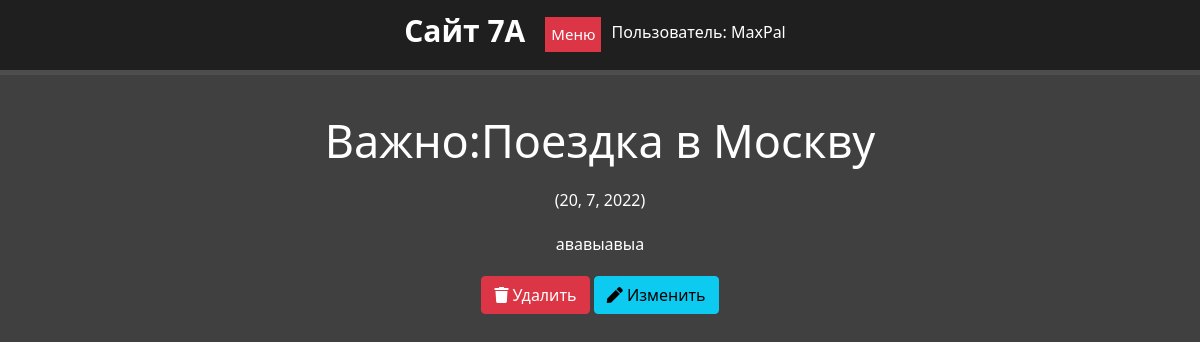
Screenshot of /news/18 (signed in) with the database file from the repository.
### news/models.py (models this page shows, shortened)
class Articles(models.Model):
    title = models.CharField('Название', max_length=50)
    anons = models.CharField('Анонс', max_length=250)
    full_text = models.TextField("Текст")
    date = models.CharField('Дата публикации', default=time, max_length=50)
    class Meta:
        verbose_name = "Новость"

### news/views.py (the view)
# urls.py: path('/<int:pk>', views.NewsDetailView.as_view(), name='news-detail'),
class NewsDetailView(DetailView):
    model = Articles
    template_name = 'news/details_view.html'
    context_object_name = 'articles'

### news/templates/news/details_view.html (shortened to what this page needs)
{% extends "main/layout.html" %}
{% block content %}
<div class="news">
    <div class="features">
        <h1>{{ articles.title }}</h1>
        <p>{{ articles.date }}</p>
        <p>{{ articles.full_text }}</p>
        <a href="{% url 'news-delete' articles.id %}"><button class="btn btn-danger"><i class="fas fa-trash"></i> Удалить</button></a>
        <a href="{% url 'news-update' articles.id %}"><button class="btn btn-info"><i class="fas fa-pen"></i> Изменить</button></a>
    </div>
</div>
{% endblock %}

### main/templates/main/layout.html (shortened to what this page needs)
{%  load static %}
<!doctype html>
<html lang="ru">
<head>
    <link rel="stylesheet" href="https://cdn.jsdelivr.net/npm/bootstrap@5.1.3/dist/css/bootstrap.min.css">
    <link rel="stylesheet" href="{%  static "main/css/main.css" %}">
    <link rel="stylesheet" href="https://use.fontawesome.com/releases/v5.8.2/css/all.css">
</head>
<body>
<header>
    <div class="dws-menu">
        <ul class="dws-ul">
            <span class ="logo">Сайт 7А</span><br>
            <div class="dropdown">
              <button class="dropbtn">Меню</button>
            </div>
            {% if user.is_authenticated %}
              <li class="dws-li">Пользователь: {{ user.get_username }}</li>
            {% endif %}
        </ul>
    </div>
</header>
    <main>
        <div class="container">
            {% block content %}
            {% endblock %}
        </div>
    </main>
</body>
</html>

### main/static/main/css/main.css (style rules this page uses)
body { background: #404040; }
.container { max-width: 2500px; margin: 0 auto; padding: 0 10px; }
a { color: white; text-decoration: none; }
.dws-menu { float: left; background: #1f1f1f; width: 100%; height: 100%; color: #fff; border-bottom: 5px solid #4d4d4d; }
ul.dws-ul { display: flex; padding: 0%; justify-content: center; margin-top: 10px; }
li.dws-li { list-style: none; padding: 10px; }
span.logo { font-size: 30px; font-weight: bold; position: relative; margin-right: 20px; margin-top: -2px; }
main .features { float: left; color: white; margin-top: 100px; text-align: center; width: 100%; }
main .features h1 { font-size: 45px; text-align: center; margin-top: -61px }
main .features p { ; margin: 20px auto }
.dropbtn { background-color: #dc3545; color: white; padding: 6px; font-size: 15px; border: none; margin-top: 7px; }
.dropdown { position: relative; display: inline-block; }

### rows the page displays
Articles: title "Важно:Поездка в Москву", date "(20, 7, 2022)", full_text "ававыавыа"

### other values shown
{{ user.get_username }} "MaxPal"
